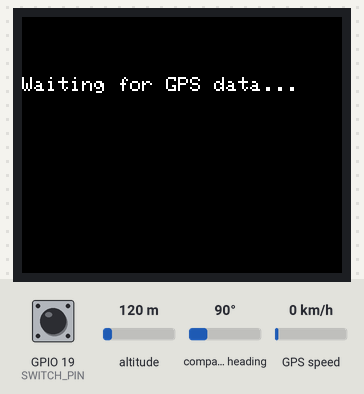
A sketch run on a simulated ESP32. Parts: 160×128 colour display. Inputs (shaded band) come from the test bench; at power-on: GPIO 19 (SWITCH_PIN) HIGH, altitude 120 m, compass heading 90°, GPS speed 0 km/h. WiFi joins after 1.5 s; servers stay silent unless stated; the GPS gets a fix after 3 s at 37.7749, -122.4194 with 8 satellites; not simulated (calls return 0 or success): wifi_config.h; what the sketch prints to the serial monitor is not drawn.

Above: at 1.3 s.
1.4 s: GPIO 19 (SWITCH_PIN) pulled LOW for 3.2 s
At 2.1 s:
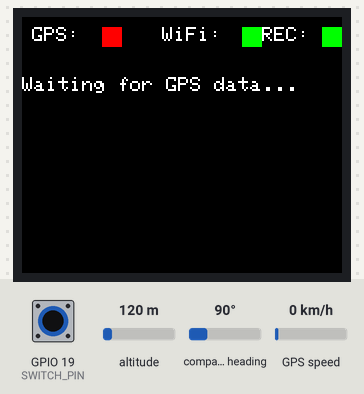
At 3.7 s:
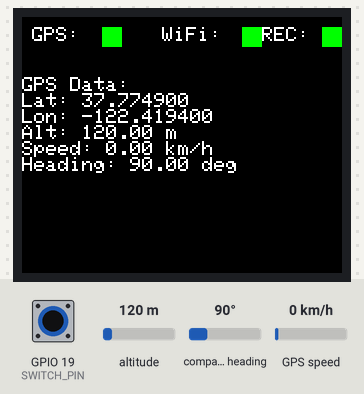
Timing chart, 0 to 5.2 s (numbered marks = the images above; inputs shaded):
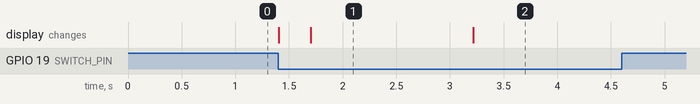

Measured:
- what the display in image 1 shows lasts 1.5 s, from 1.7 s to 3.2 s

The sketch:

gps_and_tft.ino
```cpp
#include <TinyGPS++.h>
#include <Adafruit_GFX.h>
#include <Adafruit_ST7735.h>
#include <SPI.h>
#include <WiFi.h>
#include <HardwareSerial.h>
#include "wifi_config.h"  // Include WiFi credentials

// GPS Setup (using HardwareSerial1 for GPS)
HardwareSerial gpsSerial(1);  // UART1 for GPS (TX/RX)
TinyGPSPlus gps;

// GPS Pin definitions for ESP32
#define GPS_RX_PIN 16  // GPS TX -> ESP32 RX (GPIO 16)
#define GPS_TX_PIN 17  // GPS RX -> ESP32 TX (GPIO 17)
#define GPSBaud 9600   // GPS baud rate

// TFT Display Setup
#define TFT_CS    5  // Chip select control pin
#define TFT_RST   4  // Reset pin
#define TFT_DC    2  // Data/command pin

Adafruit_ST7735 tft = Adafruit_ST7735(TFT_CS, TFT_DC, TFT_RST);

// Switch Pin Setup
#define SWITCH_PIN 19  // GPIO 19 for the physical switch

// Variables to store previous values
double lastLatitude = 0;
double lastLongitude = 0;
double lastAltitude = 0;
double lastSpeed = 0;

// Variables to track the current GPS and WiFi status
bool previousGpsAvailable = false;
bool previousWifiConnected = false;
bool previousRecordingState = false;

// Variable to track if recording is on or off
bool isRecording = false;

// Function to display the status bar with icons beside their respective text
void displayStatusBar(bool gpsAvailable, bool wifiConnected, bool recordingOn) {
  // Clear the top portion for the status bar
  tft.fillRect(0, 0, 160, 20, ST77XX_BLACK);  // Status bar area

  // GPS Status
  tft.setTextColor(ST77XX_WHITE);
  tft.setTextSize(1);
  tft.setCursor(5, 5);  // Set cursor for GPS
  tft.print("GPS: ");

  // GPS icon next to text
  if (gpsAvailable) {
    // GPS available: Green square
    tft.fillRect(40, 5, 10, 10, ST77XX_GREEN);
  } else {
    // GPS not available: Red square
    tft.fillRect(40, 5, 10, 10, ST77XX_RED);
  }

  // WiFi Status
  tft.setCursor(70, 5);  // Set cursor for WiFi
  tft.print("WiFi: ");

  // WiFi icon next to text
  if (wifiConnected) {
    // WiFi connected: Green square
    tft.fillRect(110, 5, 10, 10, ST77XX_GREEN);
  } else {
    // WiFi not connected: Red square
    tft.fillRect(110, 5, 10, 10, ST77XX_RED);
  }

  // Recording Status
  tft.setCursor(120, 5);
  tft.print("REC: ");
  if (recordingOn) {
    tft.fillRect(150, 5, 10, 10, ST77XX_GREEN);  // Recording on
  } else {
    tft.fillRect(150, 5, 10, 10, ST77XX_RED);    // Recording off
  }
}

// Function to check if WiFi is connected
bool isWiFiConnected() {
  return WiFi.status() == WL_CONNECTED;
}

void setup() {
  // Start serial communication for debugging
  Serial.begin(115200);

  // Initialize the GPS Serial
  gpsSerial.begin(GPSBaud, SERIAL_8N1, GPS_RX_PIN, GPS_TX_PIN);

  // Initialize the TFT display
  tft.initR(INITR_BLACKTAB);    // Initialize ST7735 display
  tft.setRotation(1);           // Set rotation to landscape
  tft.fillScreen(ST77XX_BLACK); // Clear screen to black

  // Display startup message
  tft.setTextColor(ST77XX_WHITE);
  tft.setTextSize(1);
  tft.setCursor(0, 30);
  tft.println("Waiting for GPS data...");

  // Initialize the switch pin
  pinMode(SWITCH_PIN, INPUT_PULLUP);  // Use internal pull-up resistor

  // Connect to WiFi (credentials are in wifi_config.h)
  WiFi.begin(ssid, password);

}

void loop() {
  // Continuously read data from GPS module
  while (gpsSerial.available() > 0) {
    char c = gpsSerial.read();
    gps.encode(c);  // Process GPS data
  }

  // Check if GPS location is available
  bool gpsAvailable = gps.location.isValid();

  // Check if WiFi is connected
  bool wifiConnected = isWiFiConnected();

  // Check if the recording switch is on
  isRecording = digitalRead(SWITCH_PIN) == LOW;  // Assuming the switch pulls LOW when on


  // Update the status bar only when GPS or WiFi status changes
  if (gpsAvailable != previousGpsAvailable || wifiConnected != previousWifiConnected || isRecording != previousRecordingState) {
    displayStatusBar(gpsAvailable, wifiConnected, isRecording);

    // Update previous values to avoid unnecessary updates
    previousGpsAvailable = gpsAvailable;
    previousWifiConnected = wifiConnected;
    previousRecordingState = isRecording;
  }

  // Only update the display and log to Serial if GPS data has changed
  if (gpsAvailable && isRecording) {
    double latitude = gps.location.lat();
    double longitude = gps.location.lng();
    double altitude = gps.altitude.meters();
    double speed = gps.speed.kmph();
    double heading = gps.course.deg();

    // Get the current time
    String timeString = String(gps.time.hour()) + ":" +
                        String(gps.time.minute()) + ":" +
                        String(gps.time.second());

    // Log to Serial Monitor
    Serial.print("Time: ");
    Serial.print(timeString);
    Serial.print(" - Lat: ");
    Serial.print(latitude, 6);
    Serial.print(", Lon: ");
    Serial.print(longitude, 6);
    Serial.print(", Alt: ");
    Serial.print(altitude);
    Serial.print(" m, Speed: ");
    Serial.print(speed);
    Serial.print(" km/h, Heading: ");
    Serial.println(heading);

    // Update the screen only if values have changed to reduce flicker
    if (latitude != lastLatitude || longitude != lastLongitude || altitude != lastAltitude || speed != lastSpeed) {

      // Clear only the area where GPS data is displayed
      tft.fillRect(0, 20, 160, 120, ST77XX_BLACK);

      // Display GPS data
      tft.setCursor(0, 30);
      tft.setTextColor(ST77XX_WHITE);
      tft.setTextSize(1);
      tft.println("GPS Data:");
      tft.print("Lat: ");
      tft.println(latitude, 6);
      tft.print("Lon: ");
      tft.println(longitude, 6);
      tft.print("Alt: ");
      tft.print(altitude);
      tft.println(" m");
      tft.print("Speed: ");
      tft.print(speed);
      tft.println(" km/h");
      tft.print("Heading: ");
      tft.print(heading);
      tft.println(" deg");

      // Update last known values
      lastLatitude = latitude;
      lastLongitude = longitude;
      lastAltitude = altitude;
      lastSpeed = speed;
    }

    // Add a delay to slow down screen updates
    delay(1000);  // Update every second
  }
}
```
